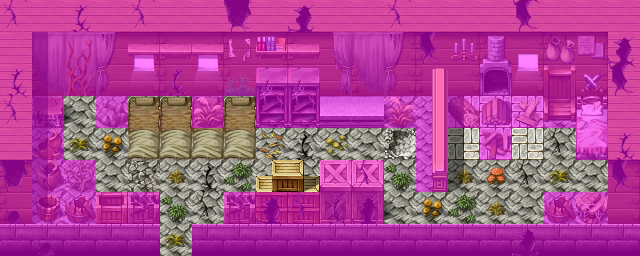

Below is a game level as drawn by its tile map, then a one-line description and the .tmx that defines it (tile-layer data replaced by summaries):
An orthogonal 20x8 tile map with 32x32 px tiles, 4 tile layers (Ground, Objects, Above, Walkable), 40 tilesets and 4 objects (3x spawn, mapchange).

<map version="1.0" orientation="orthogonal" width="20" height="8" tilewidth="32" tileheight="32">
 <tileset firstgid="1" name="map_bed_1" tilewidth="32" tileheight="32">
  <image source="../drawable/map_bed_1.png" width="512" height="256" />
 </tileset>
 <tileset firstgid="129" name="map_border_1" tilewidth="32" tileheight="32">
  <image source="../drawable/map_border_1.png" width="512" height="256" />
 </tileset>
 <tileset firstgid="257" name="map_bridge_1" tilewidth="32" tileheight="32">
  <image source="../drawable/map_bridge_1.png" width="512" height="256" />
 </tileset>
 <tileset firstgid="385" name="map_broken_1" tilewidth="32" tileheight="32">
  <image source="../drawable/map_broken_1.png" width="512" height="256" />
 </tileset>
 <tileset firstgid="513" name="map_cavewall_1" tilewidth="32" tileheight="32">
  <image source="../drawable/map_cavewall_1.png" width="576" height="192" />
 </tileset>
 <tileset firstgid="621" name="map_cavewall_2" tilewidth="32" tileheight="32">
  <image source="../drawable/map_cavewall_2.png" width="576" height="192" />
 </tileset>
 <tileset firstgid="729" name="map_cavewall_3" tilewidth="32" tileheight="32">
  <image source="../drawable/map_cavewall_3.png" width="576" height="192" />
 </tileset>
 <tileset firstgid="837" name="map_chair_table_1" tilewidth="32" tileheight="32">
  <image source="../drawable/map_chair_table_1.png" width="512" height="256" />
 </tileset>
 <tileset firstgid="965" name="map_crate_1" tilewidth="32" tileheight="32">
  <image source="../drawable/map_crate_1.png" width="512" height="256" />
 </tileset>
 <tileset firstgid="1093" name="map_cupboard_1" tilewidth="32" tileheight="32">
  <image source="../drawable/map_cupboard_1.png" width="512" height="256" />
 </tileset>
 <tileset firstgid="1221" name="map_curtain_1" tilewidth="32" tileheight="32">
  <image source="../drawable/map_curtain_1.png" width="512" height="256" />
 </tileset>
 <tileset firstgid="1349" name="map_entrance_1" tilewidth="32" tileheight="32">
  <image source="../drawable/map_entrance_1.png" width="512" height="256" />
 </tileset>
 <tileset firstgid="1477" name="map_fence_1" tilewidth="32" tileheight="32">
  <image source="../drawable/map_fence_1.png" width="512" height="256" />
 </tileset>
 <tileset firstgid="1605" name="map_fence_2" tilewidth="32" tileheight="32">
  <image source="../drawable/map_fence_2.png" width="512" height="256" />
 </tileset>
 <tileset firstgid="1733" name="map_ground_1" tilewidth="32" tileheight="32">
  <image source="../drawable/map_ground_1.png" width="512" height="256" />
 </tileset>
 <tileset firstgid="1861" name="map_ground_2" tilewidth="32" tileheight="32">
  <image source="../drawable/map_ground_2.png" width="512" height="256" />
 </tileset>
 <tileset firstgid="1989" name="map_ground_3" tilewidth="32" tileheight="32">
  <image source="../drawable/map_ground_3.png" width="512" height="256" />
 </tileset>
 <tileset firstgid="2117" name="map_ground_4" tilewidth="32" tileheight="32">
  <image source="../drawable/map_ground_4.png" width="512" height="256" />
 </tileset>
 <tileset firstgid="2245" name="map_ground_5" tilewidth="32" tileheight="32">
  <image source="../drawable/map_ground_5.png" width="512" height="256" />
 </tileset>
 <tileset firstgid="2373" name="map_ground_6" tilewidth="32" tileheight="32">
  <image source="../drawable/map_ground_6.png" width="512" height="256" />
 </tileset>
 <tileset firstgid="2501" name="map_ground_7" tilewidth="32" tileheight="32">
  <image source="../drawable/map_ground_7.png" width="512" height="256" />
 </tileset>
 <tileset firstgid="2629" name="map_ground_8" tilewidth="32" tileheight="32">
  <image source="../drawable/map_ground_8.png" width="512" height="256" />
 </tileset>
 <tileset firstgid="2757" name="map_indoor_1" tilewidth="32" tileheight="32">
  <image source="../drawable/map_indoor_1.png" width="512" height="256" />
 </tileset>
 <tileset firstgid="2885" name="map_kitchen_1" tilewidth="32" tileheight="32">
  <image source="../drawable/map_kitchen_1.png" width="512" height="256" />
 </tileset>
 <tileset firstgid="3013" name="map_outdoor_1" tilewidth="32" tileheight="32">
  <image source="../drawable/map_outdoor_1.png" width="512" height="256" />
 </tileset>
 <tileset firstgid="3141" name="map_pillar_1" tilewidth="32" tileheight="32">
  <image source="../drawable/map_pillar_1.png" width="512" height="256" />
 </tileset>
 <tileset firstgid="3269" name="map_plant_1" tilewidth="32" tileheight="32">
  <image source="../drawable/map_plant_1.png" width="512" height="256" />
 </tileset>
 <tileset firstgid="3397" name="map_rock_1" tilewidth="32" tileheight="32">
  <image source="../drawable/map_rock_1.png" width="512" height="256" />
 </tileset>
 <tileset firstgid="3525" name="map_roof_1" tilewidth="32" tileheight="32">
  <image source="../drawable/map_roof_1.png" width="512" height="256" />
 </tileset>
 <tileset firstgid="3653" name="map_roof_2" tilewidth="32" tileheight="32">
  <image source="../drawable/map_roof_2.png" width="512" height="256" />
 </tileset>
 <tileset firstgid="3781" name="map_shop_1" tilewidth="32" tileheight="32">
  <image source="../drawable/map_shop_1.png" width="512" height="256" />
 </tileset>
 <tileset firstgid="3909" name="map_sign_ladder_1" tilewidth="32" tileheight="32">
  <image source="../drawable/map_sign_ladder_1.png" width="512" height="256" />
 </tileset>
 <tileset firstgid="4037" name="map_table_1" tilewidth="32" tileheight="32">
  <image source="../drawable/map_table_1.png" width="512" height="256" />
 </tileset>
 <tileset firstgid="4165" name="map_trail_1" tilewidth="32" tileheight="32">
  <image source="../drawable/map_trail_1.png" width="512" height="256" />
 </tileset>
 <tileset firstgid="4293" name="map_tree_1" tilewidth="32" tileheight="32">
  <image source="../drawable/map_tree_1.png" width="512" height="256" />
 </tileset>
 <tileset firstgid="4421" name="map_wall_1" tilewidth="32" tileheight="32">
  <image source="../drawable/map_wall_1.png" width="512" height="256" />
 </tileset>
 <tileset firstgid="4549" name="map_wall_2" tilewidth="32" tileheight="32">
  <image source="../drawable/map_wall_2.png" width="480" height="256" />
 </tileset>
 <tileset firstgid="4669" name="map_wall_3" tilewidth="32" tileheight="32">
  <image source="../drawable/map_wall_3.png" width="480" height="256" />
 </tileset>
 <tileset firstgid="4789" name="map_window_1" tilewidth="32" tileheight="32">
  <image source="../drawable/map_window_1.png" width="512" height="256" />
 </tileset>
 <tileset firstgid="4917" name="map_window_2" tilewidth="32" tileheight="32">
  <image source="../drawable/map_window_2.png" width="512" height="256" />
 </tileset>
 <layer name="Ground" width="20" height="8">
  <data>[160 cells, 160 non-empty, 8 distinct tile ids]</data>
 </layer>
 <layer name="Objects" width="20" height="8">
  <data>[160 cells, 117 non-empty, 67 distinct tile ids]</data>
 </layer>
 <layer name="Above" width="20" height="8">
  <data>[160 cells, 23 non-empty, 13 distinct tile ids]</data>
 </layer>
 <layer name="Walkable" width="20" height="8">
  <data>[160 cells, 121 non-empty, 1 distinct tile ids]</data>
 </layer>
 <objectgroup name="Mapevents">
  <object name="south" type="mapchange" x="160" y="224" width="32" height="32">
   <properties>
    <property name="map" value="waytolostmine1" />
    <property name="place" value="minerhouse2" />
   </properties>
  </object>
 </objectgroup>
 <objectgroup name="Spawn">
  <object name="charwdg2" type="spawn" x="64" y="96" width="320" height="96">
   <properties>
    <property name="quantity" value="3" />
   </properties>
  </object>
  <object name="charwdg2" type="spawn" x="384" y="160" width="32" height="32" />
  <object name="charwdg1" type="spawn" x="448" y="128" width="160" height="96">
   <properties>
    <property name="quantity" value="2" />
   </properties>
  </object>
 </objectgroup>
 <objectgroup name="Keys" />
</map>
